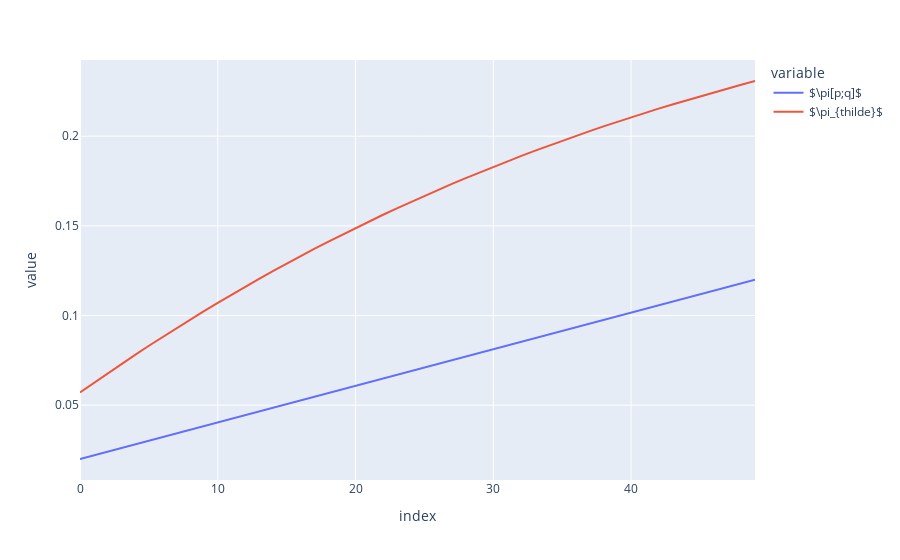

The cell this chart's notebook holds for it:
### Code cell
fig3 = px.line(df)
fig3.show()

### Figure 1 — Plotly figure (JSON) as saved in the notebook; plotly's stock layout.template omitted (floating-point values rounded to 4 significant figures)
{"data": [{"hovertemplate": "variable=$\\pi[p;q]$<br>index=%{x}<br>value=%{y}<extra></extra>", "legendgroup": "$\\pi[p;q]$", "line": {"color": "#636efa", "dash": "solid"}, "marker": {"symbol": "circle"}, "mode": "lines", "name": "$\\pi[p;q]$", "orientation": "v", "showlegend": true, "type": "scatter", "x": [0, 1, 2, 3, 4, 5, 6, 7, 8, 9, 10, 11, 12, 13, 14, 15, 16, 17, 18, 19, 20, 21, 22, 23, 24, 25, 26, 27, 28, 29, 30, 31, 32, 33, 34, 35, 36, 37, 38, 39, 40, 41, 42, 43, 44, 45, 46, 47, 48, 49], "xaxis": "x", "y": [0.02, 0.02204, 0.02408, 0.02612, 0.02816, 0.0302, 0.03224, 0.03429, 0.03633, 0.03837, 0.04041, 0.04245, 0.04449, 0.04653, 0.04857, 0.05061, 0.05265, 0.05469, 0.05673, 0.05878, 0.06082, 0.06286, 0.0649, 0.06694, 0.06898, 0.07102, 0.07306, 0.0751, 0.07714, 0.07918, 0.08122, 0.08327, 0.08531, 0.08735, 0.08939, 0.09143, 0.09347, 0.09551, 0.09755, 0.09959, 0.1016, 0.1037, 0.1057, 0.1078, 0.1098, 0.1118, 0.1139, 0.1159, 0.118, 0.12], "yaxis": "y"}, {"hovertemplate": "variable=$\\pi_{thilde}$<br>index=%{x}<br>value=%{y}<extra></extra>", "legendgroup": "$\\pi_{thilde}$", "line": {"color": "#EF553B", "dash": "solid"}, "marker": {"symbol": "circle"}, "mode": "lines", "name": "$\\pi_{thilde}$", "orientation": "v", "showlegend": true, "type": "scatter", "x": [0, 1, 2, 3, 4, 5, 6, 7, 8, 9, 10, 11, 12, 13, 14, 15, 16, 17, 18, 19, 20, 21, 22, 23, 24, 25, 26, 27, 28, 29, 30, 31, 32, 33, 34, 35, 36, 37, 38, 39, 40, 41, 42, 43, 44, 45, 46, 47, 48, 49], "xaxis": "x", "y": [0.05709, 0.06247, 0.06776, 0.07297, 0.0781, 0.08314, 0.08809, 0.09297, 0.09775, 0.1025, 0.1071, 0.1116, 0.1161, 0.1204, 0.1247, 0.1289, 0.1331, 0.1371, 0.1411, 0.145, 0.1488, 0.1525, 0.1562, 0.1598, 0.1633, 0.1667, 0.1701, 0.1734, 0.1766, 0.1798, 0.1829, 0.1859, 0.1889, 0.1918, 0.1947, 0.1974, 0.2002, 0.2029, 0.2055, 0.208, 0.2105, 0.213, 0.2154, 0.2177, 0.22, 0.2222, 0.2245, 0.2266, 0.2287, 0.2308], "yaxis": "y"}], "layout": {"legend": {"title": {"text": "variable"}, "tracegroupgap": 0}, "margin": {"t": 60}, "xaxis": {"anchor": "y", "domain": [0, 1], "title": {"text": "index"}}, "yaxis": {"anchor": "x", "domain": [0, 1], "title": {"text": "value"}}}}
